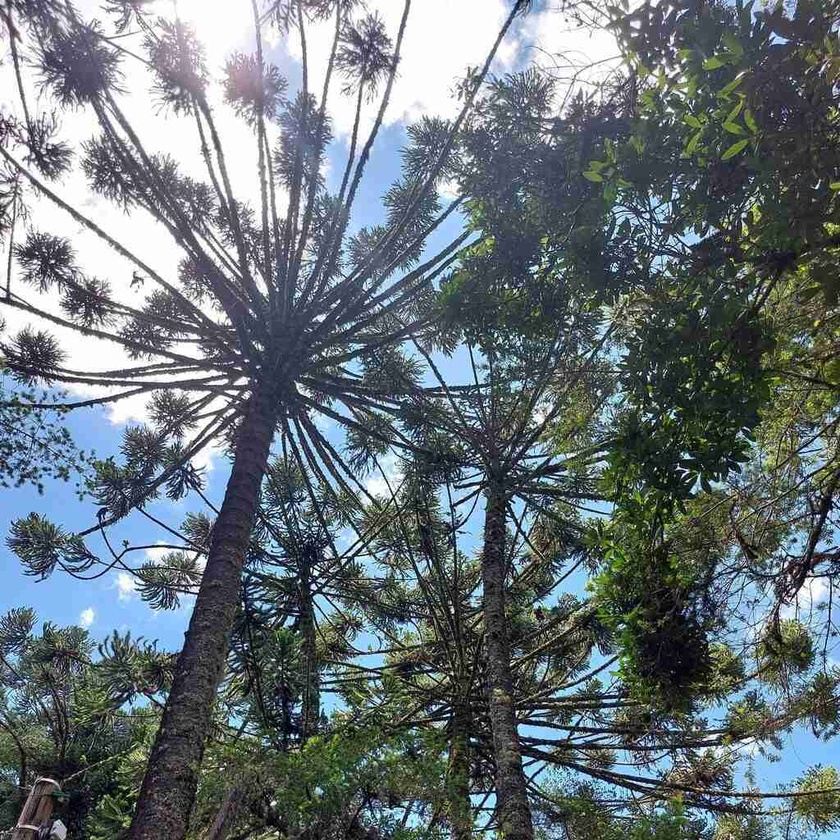
#> input picture example/example1.jpg, 840 x 840 px, shrunk from 1024 x 1024 before the run
$ python sepiaconv_thread_optimized.py ../example/example1.jpg
#> lines starting #> are read from the running program, lines starting #| are printed output that depends on the picture
import sys
import threading
import argparse
from PIL import Image
import numpy as np
import os

def usage():
    """Exibe a mensagem de uso do programa."""
    print("Usage: sepiaconv.py <file> --threads <num_threads> --subdivs <num_subdivs>")

def load_image(filename):
    """Carrega a imagem do arquivo especificado."""
#> called with filename = '../example/example1.jpg'
    try:
        im = Image.open(filename)
#> im is the input picture: PIL image 840x840 RGB; mean R, G, B 106, 116.3, 121.4
    except Exception as e:
        print(f"[ERROR] Could not load image: {e}")
        sys.exit(1)
    return im

def pixel_to_sepia_array(arr):
    """
    Aplica o filtro sépia a um array de imagem usando operações vetorizadas.
    O array de entrada tem formato (altura, largura, 3), onde a última dimensão
    representa os canais RGB: 0=vermelho, 1=verde, 2=azul.
    """
    # Extrai os canais de cor individuais
    red_channel = arr[:, :, 0]  # Todos os pixels, canal vermelho (índice 0)
    green_channel = arr[:, :, 1]  # Todos os pixels, canal verde (índice 1)
    blue_channel = arr[:, :, 2]  # Todos os pixels, canal azul (índice 2)

    # Aplica a transformação sépia
    new_red = np.minimum((0.393 * red_channel + 0.769 * green_channel + 0.189 * blue_channel).astype(np.int32), 255)
    new_green = np.minimum((0.349 * red_channel + 0.686 * green_channel + 0.168 * blue_channel).astype(np.int32), 255)
    new_blue = np.minimum((0.272 * red_channel + 0.534 * green_channel + 0.131 * blue_channel).astype(np.int32), 255)

    # Combina os novos canais em um array 3D
    return np.stack([new_red, new_green, new_blue], axis=2)

def chunkify(im, subdivs):
    """Divide a imagem em pedaços menores."""
#> called with subdivs = 3
    cells = (subdivs + 1) ** 2
    width = im.width // (subdivs + 1)
#> width = 210
    height = im.height // (subdivs + 1)
#> height = 210
    chunks = []
    positions = []
    for i in range(cells):
        left = (i % (subdivs + 1)) * width
        top = (i // (subdivs + 1)) * height
        right = left + width
        bottom = top + height
        chunks.append(im.crop((left, top, right, bottom)))
        positions.append((left, top))
#> after the loop, chunks = 16 items; positions = [(0, 0), (210, 0), (420, 0), (630, 0), (0, 210), (210, 210), (420, 210), (630, 210), (0, 420), (210, 420), (420, 420), (630, 420), (0, 630), (210, 630), (420, 630), (630, 630)]
    return chunks, positions

def image_to_sepia(im):
    """Converte um pedaço da imagem para sépia usando operações vetorizadas."""
    arr = np.asarray(im, dtype=np.float32)
    sepia_arr = pixel_to_sepia_array(arr)
    return Image.fromarray(sepia_arr.astype(np.uint8), "RGB")

def chunk_processor(target_im):
    """Processa pedaços da imagem de forma segura para threads."""
    while True:
        with lock:
            if not data:
                break
            chunk, pos = data.pop()
        sepia = image_to_sepia(chunk)
        with lock:
            target_im.paste(sepia, pos)

def main():
    """Função principal que coordena o processamento da imagem."""
    parser = argparse.ArgumentParser(description="Converte uma imagem para sépia usando threads.")
    parser.add_argument("filename", help="Arquivo de imagem de entrada")
    parser.add_argument("--threads", type=int, default=4, help="Número de threads a usar")
    parser.add_argument("--subdivs", type=int, default=3, help="Número de subdivisões por eixo")
    args = parser.parse_args()

    im = load_image(args.filename)
    subdivs = args.subdivs
    chunks, positions = chunkify(im, subdivs)
#> chunks = 16 items
    newim = Image.new("RGB", im.size)
#> newim: PIL image 840x840 RGB; every value is 0

    threads = []
    for i in range(args.threads):
        t = threading.Thread(target=chunk_processor, args=(newim,))
        threads.append(t)
#> after the loop, threads = 4 items

    for chunk, pos in zip(chunks, positions):
        data.append((chunk.copy(), pos))
#> this loop made 16 passes
#> after the loop, data = 16 items

    for t in threads:
        t.start()
#> this loop made 4 passes

    for t in threads:
        t.join()

    output_filename = "output_" + os.path.basename(args.filename)
    newim.save(output_filename)
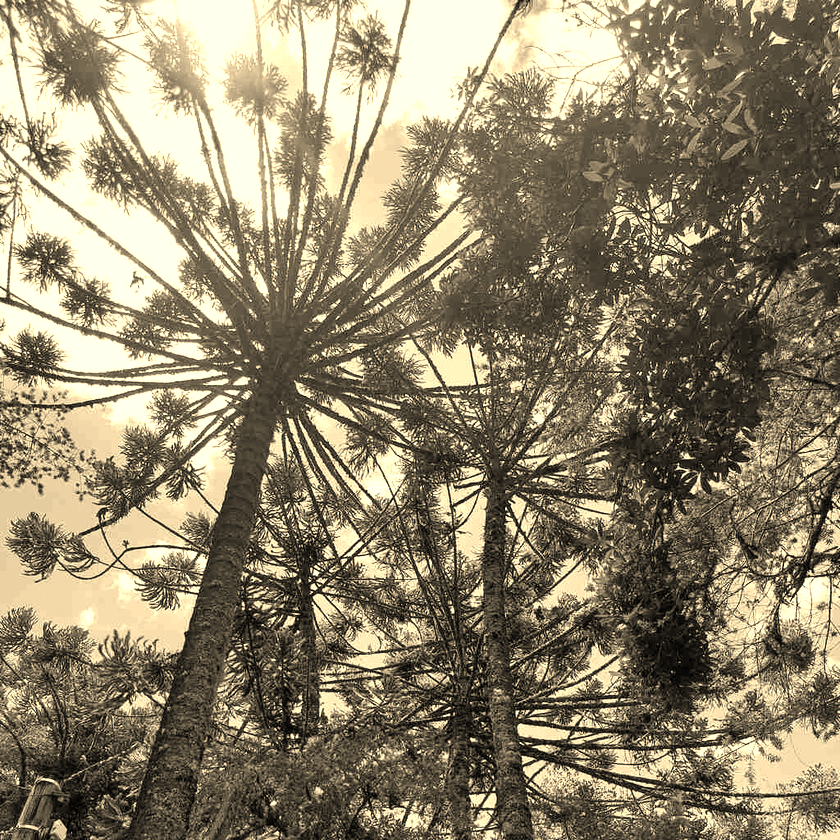
#> saved as output_example1.jpg: PIL image 840x840 RGB; mean R, G, B 142.7, 131.7, 106.3
    print("Image saved as \"" + output_filename + "\"")

lock = threading.Lock()
data = []

if __name__ == "__main__":
    main()
